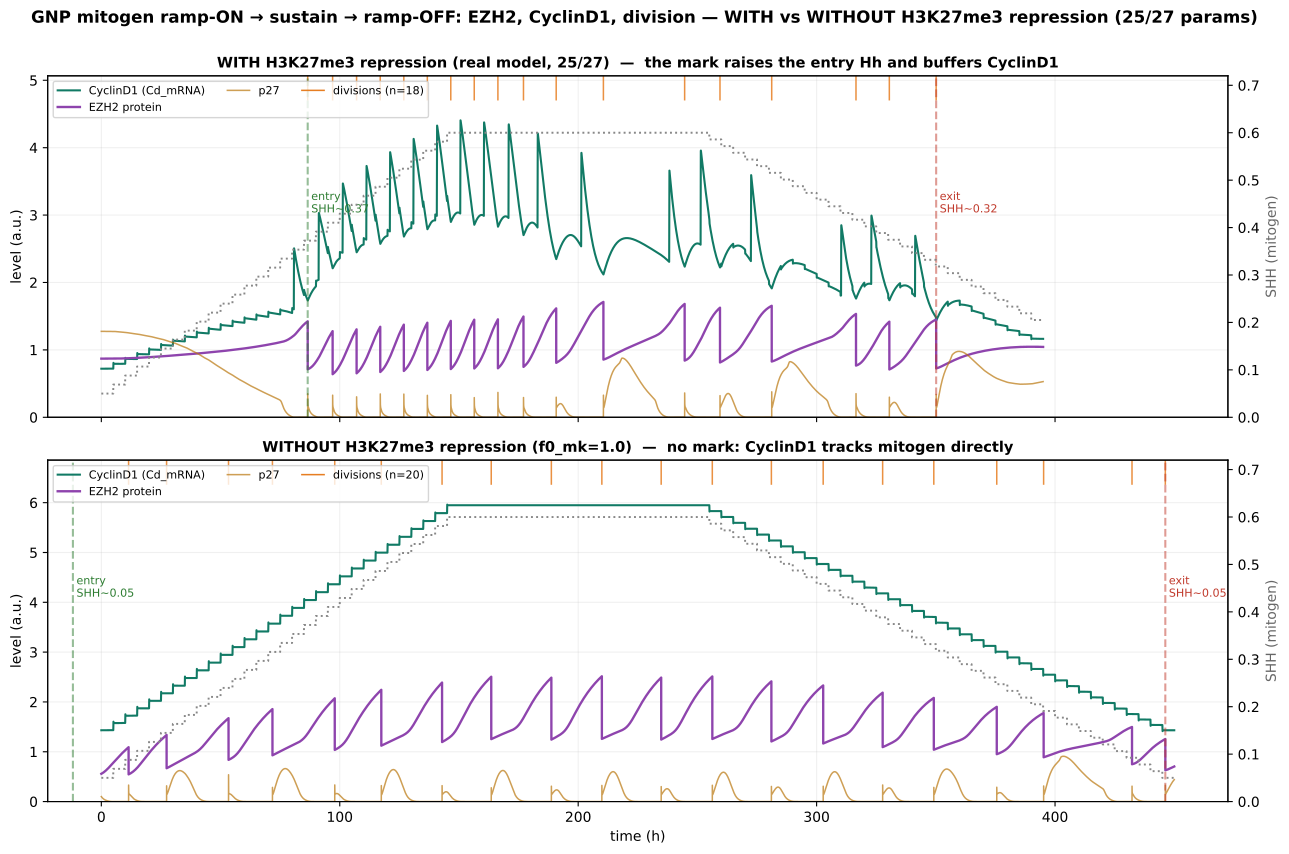

The script that saved this image:
"""GNP mitogen ramp-ON (entry) -> sustain -> ramp-OFF (exit): EZH2, CyclinD1, and cell division,
WITH vs WITHOUT the H3K27me3-mediated repression of CyclinD1 (f0_mk=1.0 removes it). Current 25/27
parameters. Single deterministic GNP cell; SHH staircased up from arrest, held, then down to arrest.

Shows: (i) entry -- the mark raises the Hh needed to start dividing; (ii) exit -- how EZH2/CyclinD1 fall
and when division collapses; the WITHOUT-mark cell coasts to a different (lower) exit mitogen.

Run:  ./venv/bin/python simulations/fig_v44_mitogen_ramp_onoff.py
"""
import sys, os
sys.path.insert(0, os.path.dirname(os.path.dirname(os.path.abspath(__file__))))
import numpy as np, matplotlib.pyplot as plt, tellurium as te
from src.build_model_v44_heldt import build_model_v44

SHH_LO, SHH_HI = 0.05, 0.60
SETTLE = 4000                       # settle arrested at SHH_LO
NUP, NDN, SUSTAIN = 30, 40, 6000    # ramp-up segs, ramp-down segs, sustain (min)
SEG = 300                           # min per ramp step
SEL = ["time", "SHH", "Cd_mRNA", "EZH2", "Dna", "P21"]


def ramp(model):
    rr = te.loada(model)
    rr.integrator.setValue("relative_tolerance", 1e-6)
    try:
        rr.integrator.setValue("maximum_num_steps", 1000000); rr.integrator.setValue("maximum_time_step", 20.0)
    except Exception:
        pass
    rr['SHH'] = SHH_LO
    def seg(t0, t1, npts):
        for atol, ms in [(1e-9, 20.0), (1e-8, 20.0), (1e-7, 8.0), (1e-6, 3.0), (1e-5, 1.5)]:
            try:
                rr.integrator.setValue("absolute_tolerance", atol); rr.integrator.setValue("maximum_time_step", ms)
                return rr.simulate(t0, t1, npts, selections=SEL)
            except Exception:
                continue
        return None
    chunks = []; c = seg(0, SETTLE, 4000)
    if c is not None: chunks.append(c)
    t = SETTLE
    sched = ([('up', s) for s in np.linspace(SHH_LO, SHH_HI, NUP)]
             + [('hold', SHH_HI)] * int(SUSTAIN / SEG)
             + [('dn', s) for s in np.linspace(SHH_HI, SHH_LO, NDN)])
    for _, s in sched:
        rr['SHH'] = float(s); c = seg(t, t + SEG, 400)
        if c is None:
            break
        chunks.append(c); t += SEG
    return {k: np.concatenate([c[k] for c in chunks]) for k in SEL}


def divisions(d):
    Dna = d['Dna']; idx = np.where((Dna[:-1] > 0.9) & (Dna[1:] < 0.1))[0]
    return d['time'][idx] / 60.0


A = ramp(build_model_v44())                              # WITH mark (real model, 25/27)
B = ramp(build_model_v44(params={"f0_mk": 1.0}))         # WITHOUT mark repression

fig, ax = plt.subplots(2, 1, figsize=(13, 8.5), sharex=True)
for row, (name, d, col_note) in enumerate([
        ('WITH H3K27me3 repression (real model, 25/27)', A, 'the mark raises the entry Hh and buffers CyclinD1'),
        ('WITHOUT H3K27me3 repression (f0_mk=1.0)', B, 'no mark: CyclinD1 tracks mitogen directly')]):
    a = ax[row]
    m = d['time'] >= SETTLE                                   # drop the pre-ramp settle transient
    th = (d['time'][m] - SETTLE) / 60.0
    dv_all = divisions(d)
    if len(dv_all):
        ent, ex = dv_all.min(), dv_all.max()
        shh_ent = np.interp(ent * 60, d['time'], d['SHH']); shh_ex = np.interp(ex * 60, d['time'], d['SHH'])
    dv = (dv_all - SETTLE / 60.0); dv = dv[dv >= 0]           # shift division times to ramp-onset origin
    ent_s = ent - SETTLE / 60.0 if len(dv_all) else None; ex_s = ex - SETTLE / 60.0 if len(dv_all) else None
    a.plot(th, d['Cd_mRNA'][m], color='#117a65', lw=1.5, label='CyclinD1 (Cd_mRNA)')
    a.plot(th, d['EZH2'][m], color='#8e44ad', lw=1.7, label='EZH2 protein')
    a.plot(th, d['P21'][m], color='#b9770e', lw=1.1, alpha=0.7, label='p27')
    # division event ticks along the top
    ymax = max(np.nanmax(d['Cd_mRNA'][m]), 3) * 1.15
    a.set_ylim(0, ymax)
    for x in dv:
        a.plot([x, x], [ymax * 0.93, ymax], color='#e67e22', lw=1.1, alpha=0.85)
    a.plot([], [], color='#e67e22', lw=1.1, label=f'divisions (n={len(dv)})')
    # SHH on twin axis
    a2 = a.twinx(); a2.plot(th, d['SHH'][m], color='#888', lw=1.4, ls=':', label='SHH (mitogen)'); a2.set_ylim(0, 0.72)
    a2.set_ylabel('SHH (mitogen)', color='#666')
    if len(dv_all):
        a.axvline(ent_s, color='#2e7d32', ls='--', alpha=0.5); a.axvline(ex_s, color='#c0392b', ls='--', alpha=0.5)
        a.text(ent_s, ymax * 0.60, f' entry\n SHH~{shh_ent:.2f}', fontsize=8, color='#2e7d32')
        a.text(ex_s, ymax * 0.60, f' exit\n SHH~{shh_ex:.2f}', fontsize=8, color='#c0392b', ha='left')
    a.set_ylabel('level (a.u.)')
    a.set_title(f'{name}  —  {col_note}', fontsize=10.5, fontweight='bold')
    a.legend(fontsize=8, ncol=3, loc='upper left'); a.grid(alpha=0.18)
ax[1].set_xlabel('time (h)')
fig.suptitle('GNP mitogen ramp-ON → sustain → ramp-OFF: EZH2, CyclinD1, division — WITH vs WITHOUT H3K27me3 repression (25/27 params)',
             fontsize=12, fontweight='bold', y=1.0)
plt.tight_layout()
plt.savefig('simulations/fig_v44_mitogen_ramp_onoff.png', dpi=160, bbox_inches='tight')
plt.savefig('simulations/fig_v44_mitogen_ramp_onoff.pdf', bbox_inches='tight')
plt.close()
for name, d in (('WITH mark', A), ('WITHOUT mark', B)):
    dv = divisions(d)
    if len(dv):
        se = np.interp(dv.min() * 60, d['time'], d['SHH']); sx = np.interp(dv.max() * 60, d['time'], d['SHH'])
        print(f'{name:13s}: {len(dv)} divisions | entry SHH~{se:.3f} | exit SHH~{sx:.3f} | '
              f'EZH2 cyc {d["EZH2"][(d["time"]>SETTLE)&(d["time"]<SETTLE+SUSTAIN)].mean():.2f}')
    else:
        print(f'{name:13s}: 0 divisions')
print('Saved fig_v44_mitogen_ramp_onoff.png')
